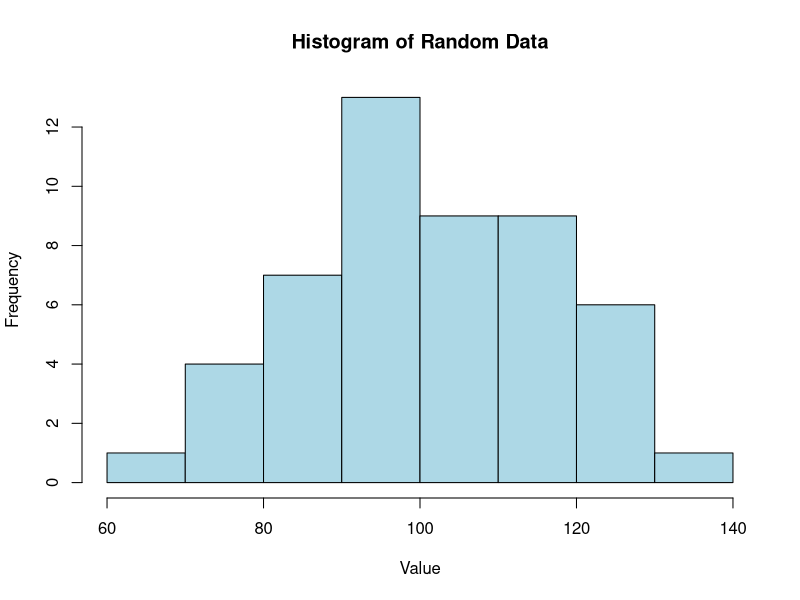
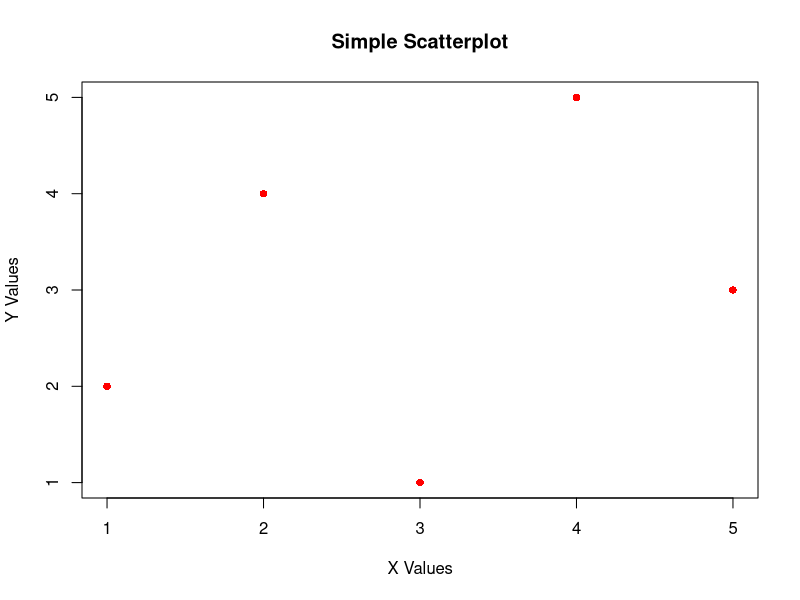

The R script that drew these images, in order:
## ---- chunk 1
# Addition
5 + 3

## ---- chunk 2
# Subtraction
10 - 4

## ---- chunk 3
# Multiplication
6 * 7

## ---- chunk 4
# Division
20 / 4

## ---- chunk 5
# Write your code here:


## ---- chunk 6
# Create a variable called 'my_age' and assign it your age
my_age <- 25  # Replace 25 with your actual age

# Print the variable
my_age

## ---- chunk 7
# Write your code here:




## ---- chunk 8
# Create a vector of test scores
test_scores <- c(85, 92, 78, 96, 88, 91, 83)

# Display the vector
test_scores

## ---- chunk 9
# Calculate basic statistics
mean(test_scores)     # Mean (average)
median(test_scores)   # Median (middle value)
sd(test_scores)       # Standard deviation
length(test_scores)   # Number of values

## ---- chunk 10
# Write your code here:





## ---- chunk 11
# Create a vector of 50 random numbers from a normal distribution
# with mean = 100 and standard deviation = 15
random_data <- rnorm(50, mean = 100, sd = 15)

# Look at the first 10 values
head(random_data, 10)

## ---- chunk 12
# Calculate summary statistics for this data
mean(random_data)
sd(random_data)
min(random_data)
max(random_data)

## ---- chunk 13
# Write your code here:





## ---- chunk 14
# Create a histogram of our random data
hist(random_data, 
     main = "Histogram of Random Data",
     xlab = "Value",
     ylab = "Frequency",
     col = "lightblue")

## ---- chunk 15
# Create a simple scatterplot
x_values <- c(1, 2, 3, 4, 5)
y_values <- c(2, 4, 1, 5, 3)

plot(x_values, y_values,
     main = "Simple Scatterplot",
     xlab = "X Values",
     ylab = "Y Values",
     pch = 16,  # Solid circles
     col = "red")

## ---- chunk 16
# Write your code here:




